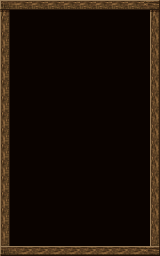

The image is a tile-based game level rendered from a .tmx file. Its description and source (layers, tilesets, objects; grid data summarised) follow:
An orthogonal 10x16 tile map with 16x16 px tiles, 2 tile layers (behind, bront).

<map version="1.0" orientation="orthogonal" width="10" height="16" tilewidth="16" tileheight="16">
 <tileset firstgid="1" name="Window_c_00" tilewidth="16" tileheight="16">
  <image source="Window_c_00.png" width="128" height="128" />
 </tileset>
 <layer name="behind" width="10" height="16" opacity="0.53">
  <data>[160 cells, 160 non-empty, 1 distinct tile ids]</data>
 </layer>
 <layer name="bront" width="10" height="16">
  <data>[160 cells, 48 non-empty, 8 distinct tile ids]</data>
 </layer>
</map>
